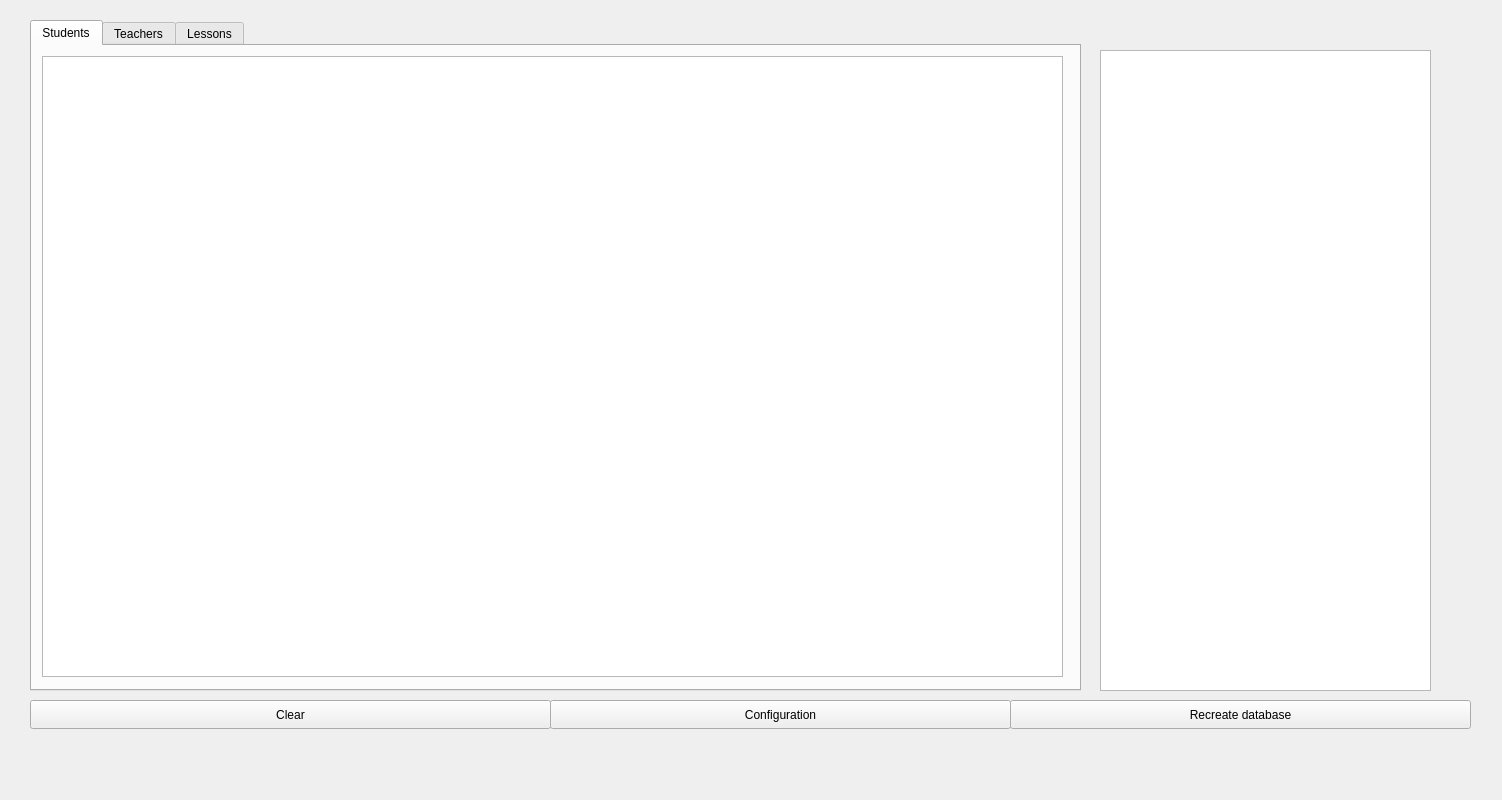
<?xml version="1.0" encoding="UTF-8"?>
<ui version="4.0">
 <class>DatabaseInterface</class>
 <widget class="QWidget" name="DatabaseInterface">
  <property name="geometry">
   <rect>
    <x>0</x>
    <y>0</y>
    <width>1502</width>
    <height>800</height>
   </rect>
  </property>
  <property name="minimumSize">
   <size>
    <width>1500</width>
    <height>800</height>
   </size>
  </property>
  <property name="windowTitle">
   <string>Form</string>
  </property>
  <widget class="QTabWidget" name="tab_widget">
   <property name="enabled">
    <bool>true</bool>
   </property>
   <property name="geometry">
    <rect>
     <x>30</x>
     <y>20</y>
     <width>1051</width>
     <height>671</height>
    </rect>
   </property>
   <property name="sizePolicy">
    <sizepolicy hsizetype="Fixed" vsizetype="Fixed">
     <horstretch>0</horstretch>
     <verstretch>0</verstretch>
    </sizepolicy>
   </property>
   <property name="currentIndex">
    <number>0</number>
   </property>
   <widget class="QWidget" name="students">
    <property name="sizePolicy">
     <sizepolicy hsizetype="Fixed" vsizetype="Fixed">
      <horstretch>0</horstretch>
      <verstretch>0</verstretch>
     </sizepolicy>
    </property>
    <attribute name="title">
     <string>Students</string>
    </attribute>
    <widget class="QTableView" name="students_table">
     <property name="geometry">
      <rect>
       <x>10</x>
       <y>10</y>
       <width>1021</width>
       <height>621</height>
      </rect>
     </property>
     <property name="sizePolicy">
      <sizepolicy hsizetype="Fixed" vsizetype="Fixed">
       <horstretch>0</horstretch>
       <verstretch>0</verstretch>
      </sizepolicy>
     </property>
    </widget>
   </widget>
   <widget class="QWidget" name="teachers">
    <property name="sizePolicy">
     <sizepolicy hsizetype="Fixed" vsizetype="Fixed">
      <horstretch>0</horstretch>
      <verstretch>0</verstretch>
     </sizepolicy>
    </property>
    <attribute name="title">
     <string>Teachers</string>
    </attribute>
   </widget>
   <widget class="QWidget" name="lessons">
    <attribute name="title">
     <string>Lessons</string>
    </attribute>
   </widget>
  </widget>
  <widget class="QTextBrowser" name="logBrowser">
   <property name="geometry">
    <rect>
     <x>1100</x>
     <y>50</y>
     <width>331</width>
     <height>641</height>
    </rect>
   </property>
  </widget>
  <widget class="QPushButton" name="clear">
   <property name="geometry">
    <rect>
     <x>30</x>
     <y>700</y>
     <width>521</width>
     <height>29</height>
    </rect>
   </property>
   <property name="text">
    <string>Clear</string>
   </property>
  </widget>
  <widget class="QPushButton" name="configuration">
   <property name="geometry">
    <rect>
     <x>550</x>
     <y>700</y>
     <width>461</width>
     <height>29</height>
    </rect>
   </property>
   <property name="text">
    <string>Configuration</string>
   </property>
  </widget>
  <widget class="QPushButton" name="recreate">
   <property name="geometry">
    <rect>
     <x>1010</x>
     <y>700</y>
     <width>461</width>
     <height>29</height>
    </rect>
   </property>
   <property name="text">
    <string>Recreate database</string>
   </property>
  </widget>
 </widget>
 <resources/>
 <connections/>
</ui>
